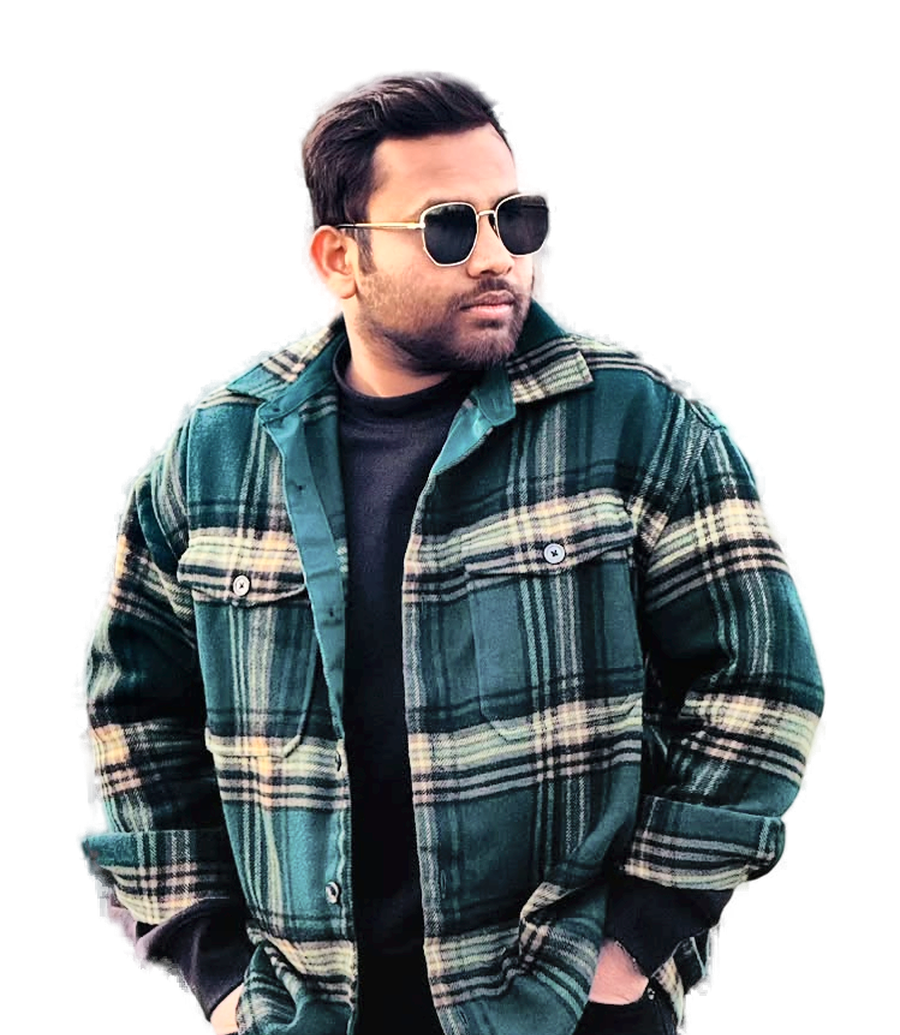
#> input picture source-prepped.png, 900 x 1035 px
$ python -i prep_photo.py   (imports and definitions only)
#> lines starting #> are read from the running program, lines starting #| are printed output that depends on the picture
#> further down, picture is the input picture: PIL image 900x1035 RGBA; mean R, G, B, A 43.2, 47.9, 49.3, 133
#!/usr/bin/env python3
"""
prep_photo.py
-------------
Takes a raw portrait photo, strips the background with rembg (U2Net),
applies CLAHE contrast enhancement, and crops/resizes it to a clean
square-ish portrait ready for ASCII conversion.

Usage:
    python scripts/prep_photo.py hero.png [output.png]
"""

import sys
import os
import io

import numpy as np
from PIL import Image
import cv2

try:
    from rembg import remove, new_session
except ImportError:
    print("[!] rembg not installed. Run: pip install rembg[cpu]")
    sys.exit(1)

TARGET_WIDTH = 900          # working resolution before ASCII downsample
TARGET_ASPECT = 1.15        # height / width ratio for portrait crop
MODEL_NAME = "u2net_human_seg"  # tuned for human portraits


# [35 lines left out: functions remove_background, apply_clahe, not called in this run]


def crop_and_resize(img: Image.Image) -> Image.Image:
    """Crop tightly around the non-transparent subject, then cover-fit to target."""
    target_h = int(TARGET_WIDTH * TARGET_ASPECT)

    alpha = np.array(img)[:, :, 3]
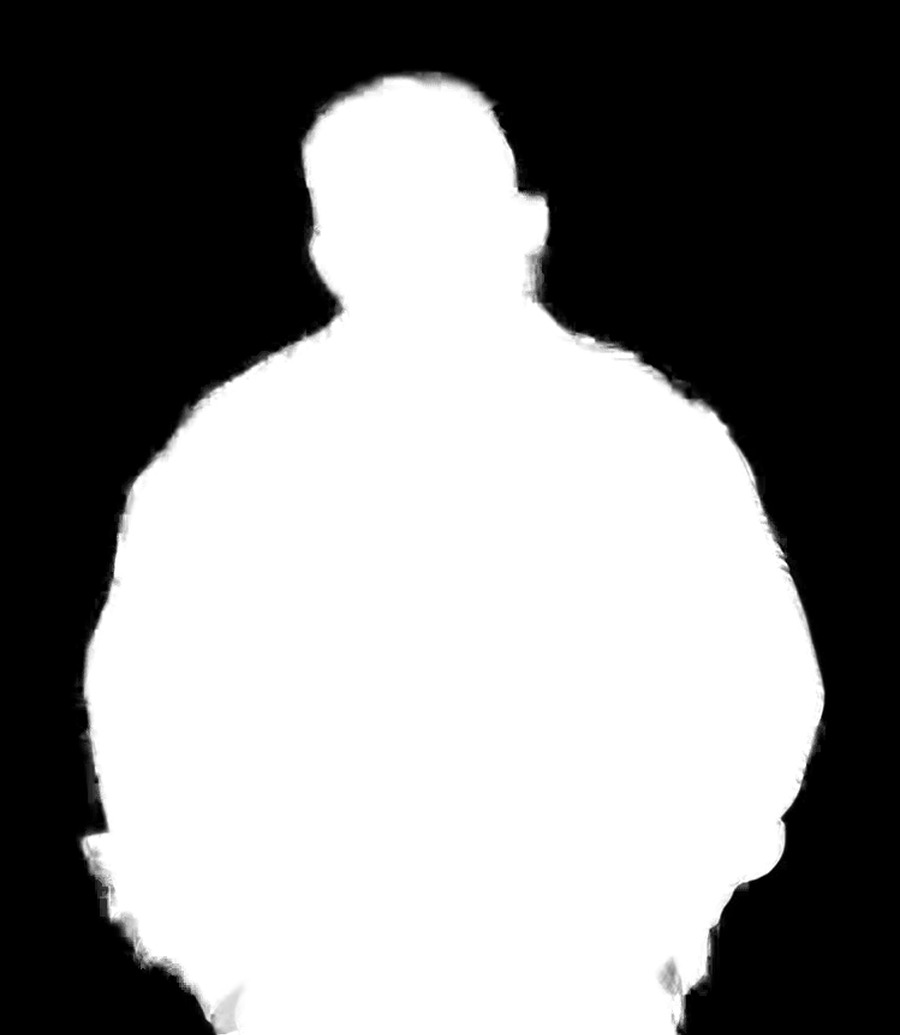
#> alpha: shape (1035, 900); min 0, max 255, mean 133
    ys, xs = np.where(alpha > 10)
    if len(xs) == 0 or len(ys) == 0:
        # No transparent regions found (segmentation failed) — skip crop
        cropped = img
    else:
        subj_w = xs.max() - xs.min()
#> subj_w = 751
        subj_h = ys.max() - ys.min()
#> subj_h = 964
        pad_x = int(subj_w * 0.10)
#> pad_x = 75
        pad_y_top = int(subj_h * 0.08)
#> pad_y_top = 77
        pad_y_bottom = int(subj_h * 0.02)
#> pad_y_bottom = 19
        x0 = max(xs.min() - pad_x, 0)
#> x0 = 0
        x1 = min(xs.max() + pad_x, img.width)
#> x1 = 900
        y0 = max(ys.min() - pad_y_top, 0)
#> y0 = 0
        y1 = min(ys.max() + pad_y_bottom, img.height)
#> y1 = 1035
        cropped = img.crop((x0, y0, x1, y1))

    # Cover-fit: scale so the crop fully fills the target canvas (no empty
    # margins), then center-crop any overflow — anchored slightly toward
    # the top so faces aren't cut off.
    target_ratio = TARGET_WIDTH / target_h
    src_ratio = cropped.width / cropped.height
#> src_ratio = 0.87

    if src_ratio > target_ratio:
        # source is relatively wider -> match height, crop sides
        scale_h = target_h
        scale_w = int(target_h * src_ratio)
    else:
        # source is relatively taller -> match width, crop top/bottom
        scale_w = TARGET_WIDTH
        scale_h = int(TARGET_WIDTH / src_ratio)
#> scale_h = 1035

    resized = cropped.resize((scale_w, scale_h), Image.LANCZOS)

    off_x = (scale_w - TARGET_WIDTH) // 2
    off_y = int((scale_h - target_h) * 0.15)  # bias crop toward the top
#> off_y = 0
    off_y = max(0, min(off_y, scale_h - target_h))

    canvas = resized.crop((off_x, off_y, off_x + TARGET_WIDTH, off_y + target_h))
    return canvas


# [24 lines left out: function main, not called in this run]


# [2 lines not run here, left out]

>>> from PIL import Image
>>> picture = Image.open('../source-prepped.png')
>>> result = crop_and_resize(picture)
